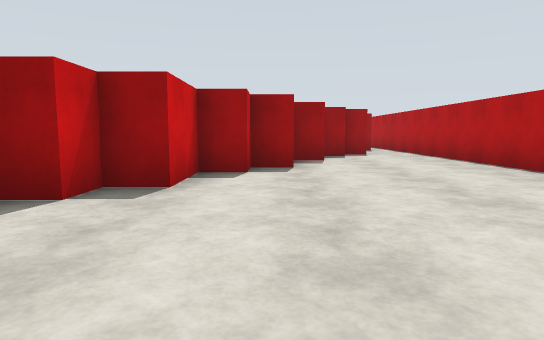
View 1 (above)

20 first-person views from a walk through a world built for the Gazebo simulator. The camera is 1.2 m above the floor, tilts 6° down and sees 75° across. The floor is counted in squares, 2 m on a side. Each view is taken from the middle of a square. On the plan, view 1 faces up. The plan holds only what a view shows up to about 10 squares ahead; the rest is blank. The place goes on beyond the plan.

View 2
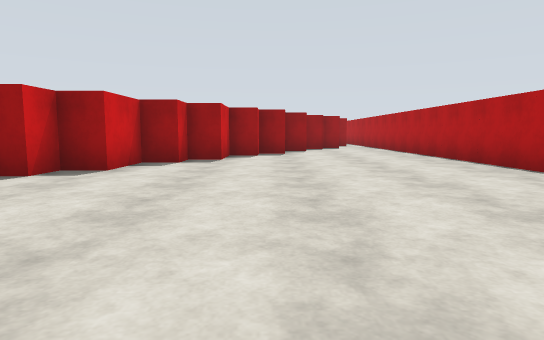

View 3
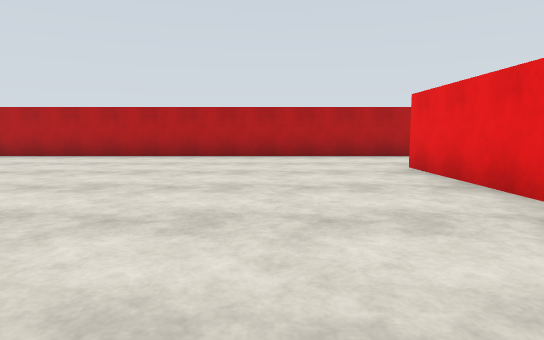

View 4
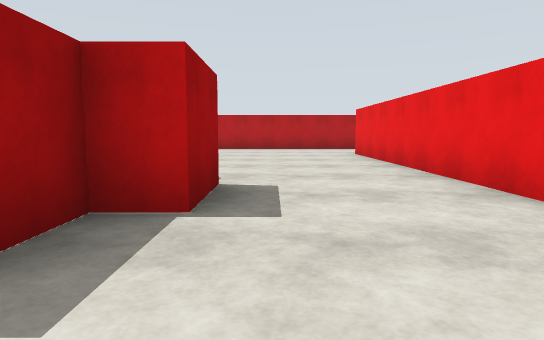

View 5
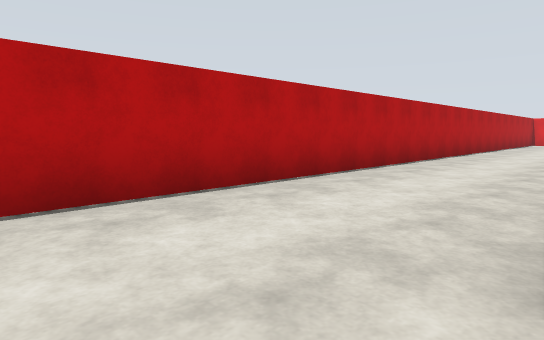

View 6
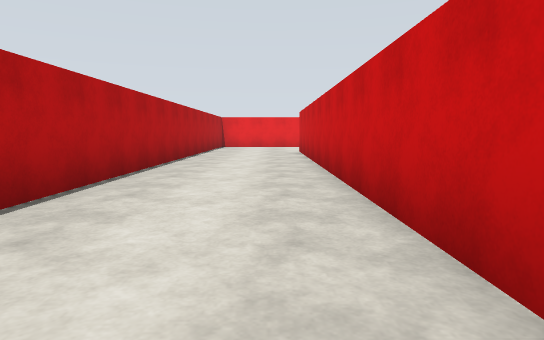

View 7
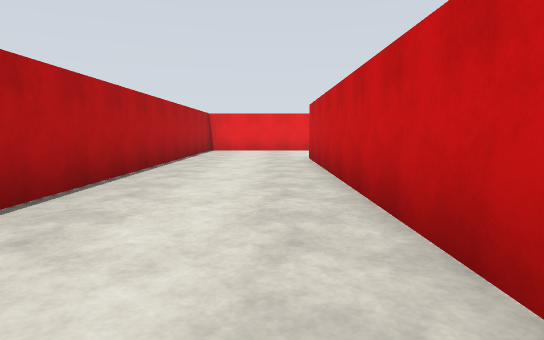

View 8
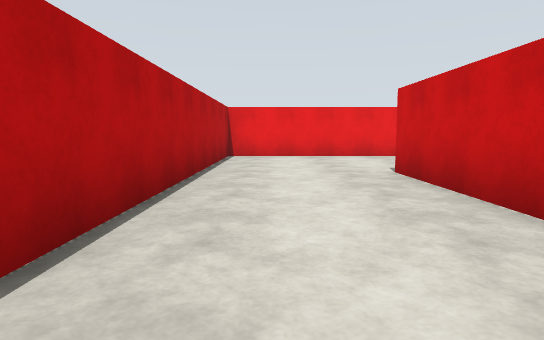

View 9
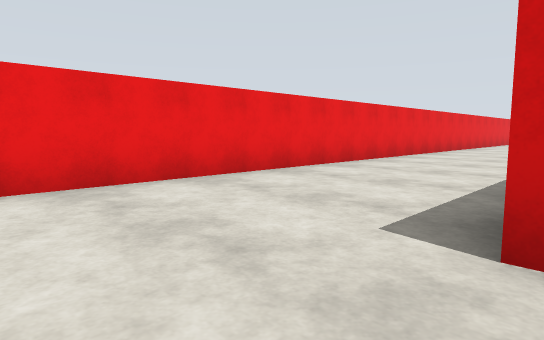

View 10
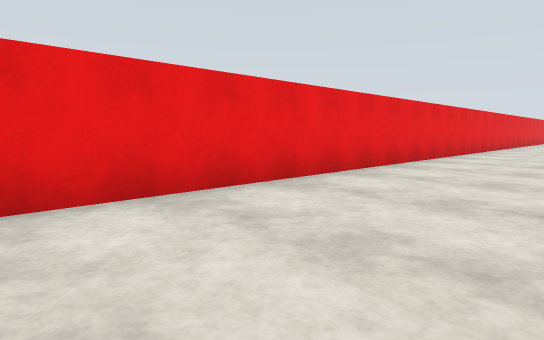

View 11
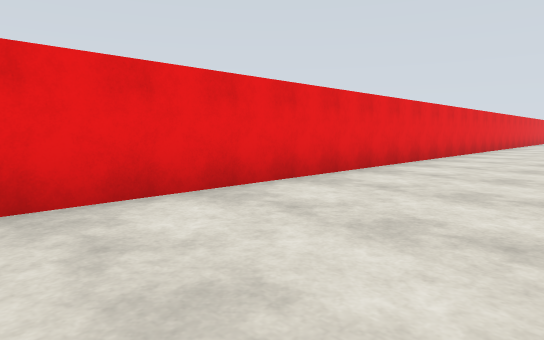

View 12
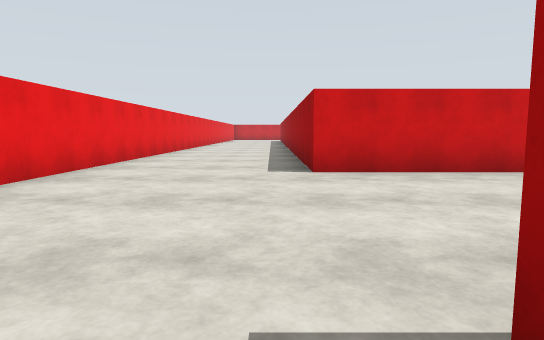

View 13
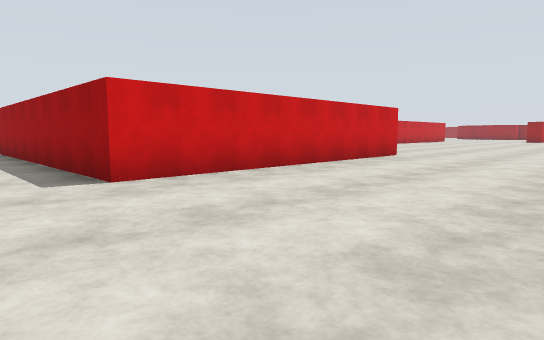

View 14
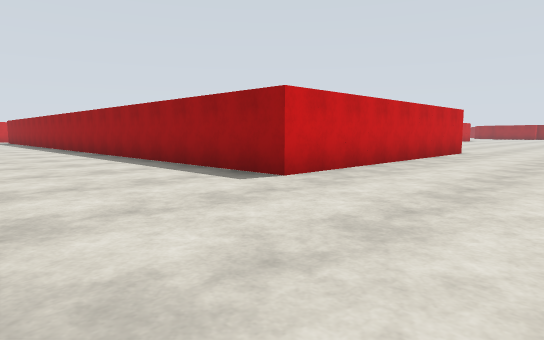

View 15
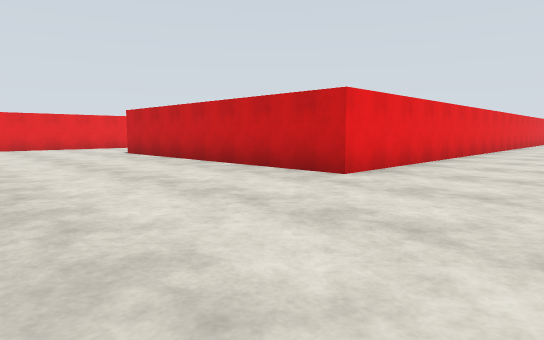

View 16
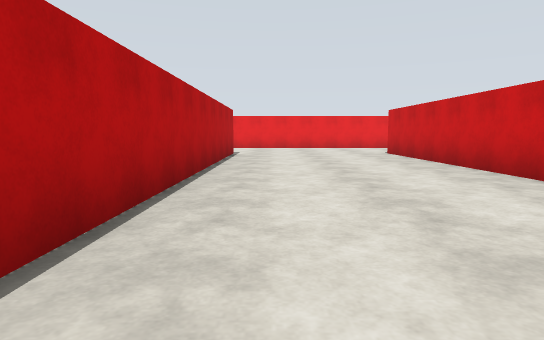

View 17
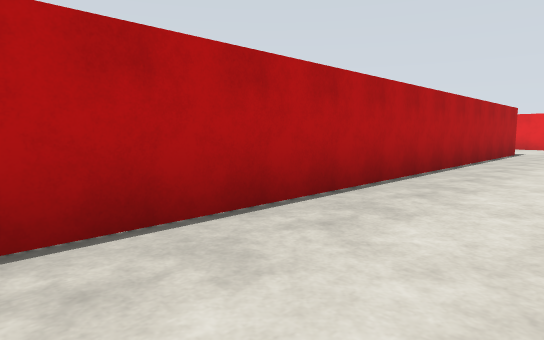

View 18
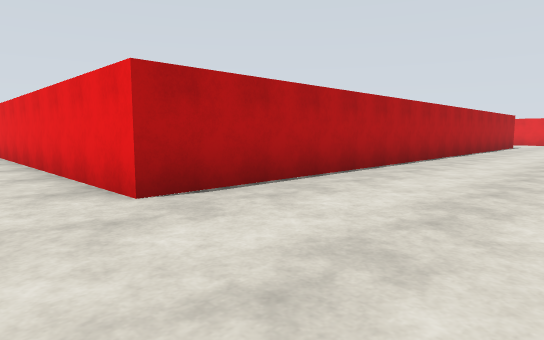

View 19
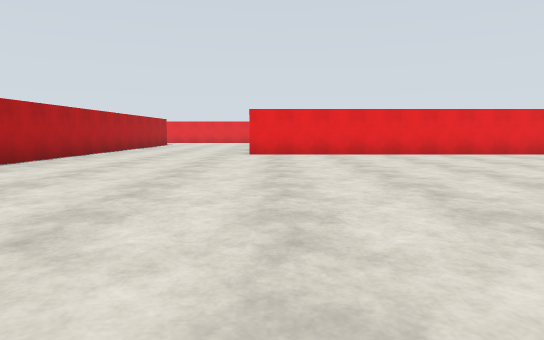

View 20
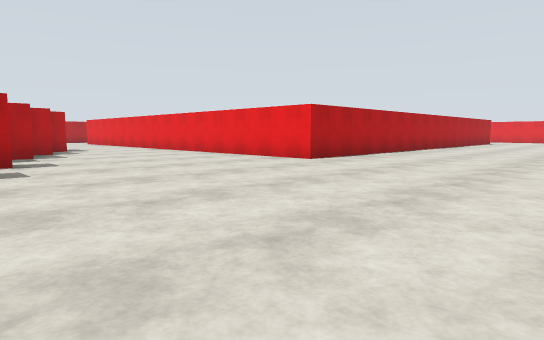

### Floor plan
Points are (right, up) in squares from view 1. A wall is a line through its corners. A room is listed if a view was taken in it or the views show most of it. See-through windows are left out.
Room 1 (views 1, 2, 5)
walls: (-1.1, 5.4) (-1.1, 3.9) (-1.9, 3.9) (-1.9, 3.1) (-2.6, 3.1) (-2.6, 1.6) (-3.4, 1.6) (-3.4, 0.9) (-3.9, 0.9); (0.4, 6.1) (-0.4, 6.1) (-0.4, 5.4); (1.2, 7.6) (0.4, 7.6); (4.1, -4.4) (4.1, 10.1); (2, 9.1) (1.2, 9.1); (-3.4, -4.4) (1.1, -4.4); (2.8, 9.9) (2, 9.9)
ways out: opening at (-4.3, -3) to room 2; opening at (3, -5) to room 2
Room 2 (views 3, 4, 6, 7, 8, 9, 10, 11, 12, 13, 14, 15, 16, 17, 18, 19, 20)
walls: (-9.4, 0) (-9.4, 0.6); (-7.9, -0.8) (-7.9, -0.1); (-4.9, -1.4) (-6.4, -1.4) (-6.4, -0.6) (-7.2, -0.6); (-25.5, -11.9) (-18.4, -11.9) (-18.4, -19.4) (-25.5, -19.4); (1.1, -9) (1.1, -19.4); (-13.9, -19.4) (-13.9, -4.4) (-3.4, -4.4); (-23.1, -23.1) (4.1, -23.1) (4.1, -4.4)
ways out: opening at (-4.3, -3) to room 1; opening at (3, -5) to room 1

Positions as (right, up) in squares from view 1, and headings:
1: (0, 0), facing up
2: (0, -4), facing up
3: (-5, -2), facing right
4: (-9, -2), facing right
5: (1, -3), facing down-right
6: (2, -8), facing down
7: (2, -11), facing down
8: (3, -14), facing down
9: (3, -19), facing down-left
10: (-1, -20), facing down-left
11: (-8, -20), facing down-left
12: (-13, -20), facing left
13: (-14, -21), facing up-left
14: (-15, -23), facing up-left
15: (-14, -9), facing down-left
16: (-15, -9), facing down
17: (-16, -8), facing down-right
18: (-17, -3), facing down-right
19: (-19, -2), facing down
20: (-19, 2), facing down-right
